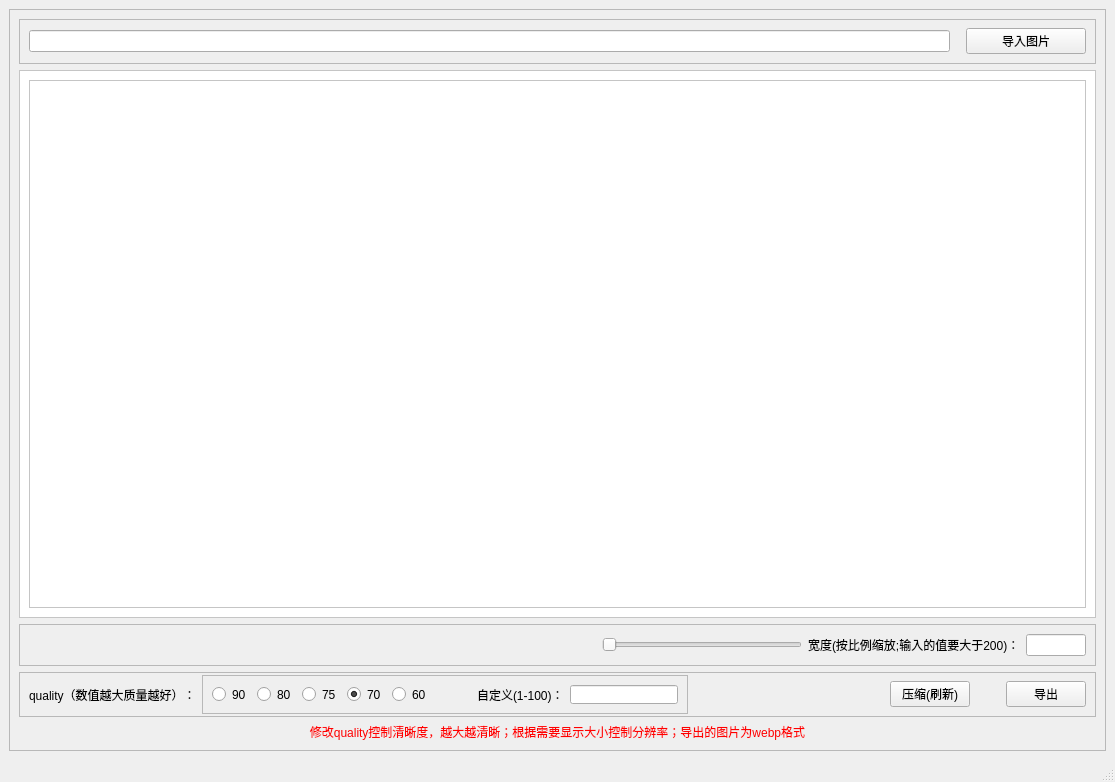
<?xml version="1.0" encoding="UTF-8"?>
<ui version="4.0">
 <class>MainWindow</class>
 <widget class="QMainWindow" name="MainWindow">
  <property name="geometry">
   <rect>
    <x>0</x>
    <y>0</y>
    <width>1115</width>
    <height>782</height>
   </rect>
  </property>
  <property name="acceptDrops">
   <bool>true</bool>
  </property>
  <property name="windowTitle">
   <string>MainWindow</string>
  </property>
  <widget class="QWidget" name="centralwidget">
   <property name="acceptDrops">
    <bool>true</bool>
   </property>
   <layout class="QGridLayout" name="gridLayout">
    <item row="0" column="0">
     <widget class="QFrame" name="frame">
      <property name="acceptDrops">
       <bool>true</bool>
      </property>
      <property name="frameShape">
       <enum>QFrame::StyledPanel</enum>
      </property>
      <property name="frameShadow">
       <enum>QFrame::Raised</enum>
      </property>
      <layout class="QVBoxLayout" name="verticalLayout">
       <item>
        <widget class="QFrame" name="frame_2">
         <property name="minimumSize">
          <size>
           <width>0</width>
           <height>45</height>
          </size>
         </property>
         <property name="maximumSize">
          <size>
           <width>16777215</width>
           <height>45</height>
          </size>
         </property>
         <property name="styleSheet">
          <string notr="true"/>
         </property>
         <property name="frameShape">
          <enum>QFrame::StyledPanel</enum>
         </property>
         <property name="frameShadow">
          <enum>QFrame::Raised</enum>
         </property>
         <layout class="QHBoxLayout" name="horizontalLayout">
          <property name="topMargin">
           <number>2</number>
          </property>
          <property name="bottomMargin">
           <number>2</number>
          </property>
          <item>
           <widget class="QLineEdit" name="filenamelineEdit"/>
          </item>
          <item>
           <spacer name="horizontalSpacer">
            <property name="orientation">
             <enum>Qt::Horizontal</enum>
            </property>
            <property name="sizeType">
             <enum>QSizePolicy::Fixed</enum>
            </property>
            <property name="sizeHint" stdset="0">
             <size>
              <width>10</width>
              <height>20</height>
             </size>
            </property>
           </spacer>
          </item>
          <item>
           <widget class="QPushButton" name="pushButton">
            <property name="minimumSize">
             <size>
              <width>120</width>
              <height>0</height>
             </size>
            </property>
            <property name="maximumSize">
             <size>
              <width>120</width>
              <height>16777215</height>
             </size>
            </property>
            <property name="text">
             <string>导入图片</string>
            </property>
           </widget>
          </item>
         </layout>
        </widget>
       </item>
       <item>
        <widget class="QFrame" name="frame_3">
         <property name="acceptDrops">
          <bool>true</bool>
         </property>
         <property name="styleSheet">
          <string notr="true">background-color: rgb(255, 255, 255);</string>
         </property>
         <property name="frameShape">
          <enum>QFrame::StyledPanel</enum>
         </property>
         <property name="frameShadow">
          <enum>QFrame::Raised</enum>
         </property>
         <layout class="QGridLayout" name="gridLayout_2">
          <item row="0" column="0">
           <widget class="QGraphicsView" name="graphicsView">
            <property name="acceptDrops">
             <bool>true</bool>
            </property>
           </widget>
          </item>
         </layout>
        </widget>
       </item>
       <item>
        <widget class="QFrame" name="frame_6">
         <property name="frameShape">
          <enum>QFrame::StyledPanel</enum>
         </property>
         <property name="frameShadow">
          <enum>QFrame::Raised</enum>
         </property>
         <layout class="QHBoxLayout" name="horizontalLayout_4">
          <item>
           <widget class="QLabel" name="picturelabel">
            <property name="styleSheet">
             <string notr="true">color: rgb(255, 0, 0);
font: 14pt ;</string>
            </property>
            <property name="text">
             <string/>
            </property>
           </widget>
          </item>
          <item>
           <spacer name="horizontalSpacer_5">
            <property name="orientation">
             <enum>Qt::Horizontal</enum>
            </property>
            <property name="sizeHint" stdset="0">
             <size>
              <width>40</width>
              <height>20</height>
             </size>
            </property>
           </spacer>
          </item>
          <item>
           <widget class="QSlider" name="horizontalSlider">
            <property name="minimumSize">
             <size>
              <width>200</width>
              <height>0</height>
             </size>
            </property>
            <property name="maximumSize">
             <size>
              <width>200</width>
              <height>16777215</height>
             </size>
            </property>
            <property name="maximum">
             <number>100</number>
            </property>
            <property name="orientation">
             <enum>Qt::Horizontal</enum>
            </property>
           </widget>
          </item>
          <item>
           <widget class="QLabel" name="label_4">
            <property name="text">
             <string>宽度(按比例缩放;输入的值要大于200)：</string>
            </property>
           </widget>
          </item>
          <item>
           <widget class="QLineEdit" name="withEdit">
            <property name="minimumSize">
             <size>
              <width>60</width>
              <height>0</height>
             </size>
            </property>
            <property name="maximumSize">
             <size>
              <width>60</width>
              <height>16777215</height>
             </size>
            </property>
           </widget>
          </item>
         </layout>
        </widget>
       </item>
       <item>
        <widget class="QFrame" name="frame_4">
         <property name="minimumSize">
          <size>
           <width>0</width>
           <height>45</height>
          </size>
         </property>
         <property name="maximumSize">
          <size>
           <width>16777215</width>
           <height>45</height>
          </size>
         </property>
         <property name="frameShape">
          <enum>QFrame::StyledPanel</enum>
         </property>
         <property name="frameShadow">
          <enum>QFrame::Raised</enum>
         </property>
         <layout class="QHBoxLayout" name="horizontalLayout_2">
          <property name="topMargin">
           <number>2</number>
          </property>
          <property name="bottomMargin">
           <number>2</number>
          </property>
          <item>
           <widget class="QLabel" name="label_2">
            <property name="text">
             <string>quality（数值越大质量越好）：</string>
            </property>
           </widget>
          </item>
          <item>
           <widget class="QFrame" name="frame_5">
            <property name="frameShape">
             <enum>QFrame::StyledPanel</enum>
            </property>
            <property name="frameShadow">
             <enum>QFrame::Raised</enum>
            </property>
            <layout class="QHBoxLayout" name="horizontalLayout_3">
             <item>
              <widget class="QRadioButton" name="radioButton">
               <property name="text">
                <string>90</string>
               </property>
              </widget>
             </item>
             <item>
              <widget class="QRadioButton" name="radioButton_2">
               <property name="text">
                <string>80</string>
               </property>
              </widget>
             </item>
             <item>
              <widget class="QRadioButton" name="radioButton_3">
               <property name="text">
                <string>75</string>
               </property>
              </widget>
             </item>
             <item>
              <widget class="QRadioButton" name="radioButton_5">
               <property name="text">
                <string>70</string>
               </property>
               <property name="checked">
                <bool>true</bool>
               </property>
              </widget>
             </item>
             <item>
              <widget class="QRadioButton" name="radioButton_4">
               <property name="text">
                <string>60</string>
               </property>
              </widget>
             </item>
             <item>
              <spacer name="horizontalSpacer_3">
               <property name="orientation">
                <enum>Qt::Horizontal</enum>
               </property>
               <property name="sizeHint" stdset="0">
                <size>
                 <width>40</width>
                 <height>20</height>
                </size>
               </property>
              </spacer>
             </item>
             <item>
              <widget class="QLabel" name="label">
               <property name="text">
                <string>自定义(1-100)：</string>
               </property>
              </widget>
             </item>
             <item>
              <widget class="QLineEdit" name="lineEdit"/>
             </item>
            </layout>
           </widget>
          </item>
          <item>
           <spacer name="horizontalSpacer_4">
            <property name="orientation">
             <enum>Qt::Horizontal</enum>
            </property>
            <property name="sizeHint" stdset="0">
             <size>
              <width>40</width>
              <height>20</height>
             </size>
            </property>
           </spacer>
          </item>
          <item>
           <widget class="QPushButton" name="pressButton">
            <property name="text">
             <string>压缩(刷新)</string>
            </property>
           </widget>
          </item>
          <item>
           <spacer name="horizontalSpacer_2">
            <property name="orientation">
             <enum>Qt::Horizontal</enum>
            </property>
            <property name="sizeType">
             <enum>QSizePolicy::Fixed</enum>
            </property>
            <property name="sizeHint" stdset="0">
             <size>
              <width>30</width>
              <height>20</height>
             </size>
            </property>
           </spacer>
          </item>
          <item>
           <widget class="QPushButton" name="exportButton">
            <property name="text">
             <string>导出</string>
            </property>
           </widget>
          </item>
         </layout>
        </widget>
       </item>
       <item>
        <widget class="QLabel" name="label_5">
         <property name="styleSheet">
          <string notr="true">color: rgb(255, 0, 0);</string>
         </property>
         <property name="text">
          <string>修改quality控制清晰度，越大越清晰；根据需要显示大小控制分辨率；导出的图片为webp格式</string>
         </property>
         <property name="alignment">
          <set>Qt::AlignCenter</set>
         </property>
        </widget>
       </item>
      </layout>
     </widget>
    </item>
   </layout>
  </widget>
  <widget class="QMenuBar" name="menubar">
   <property name="geometry">
    <rect>
     <x>0</x>
     <y>0</y>
     <width>1115</width>
     <height>22</height>
    </rect>
   </property>
  </widget>
  <widget class="QStatusBar" name="statusbar"/>
 </widget>
 <resources/>
 <connections/>
</ui>
